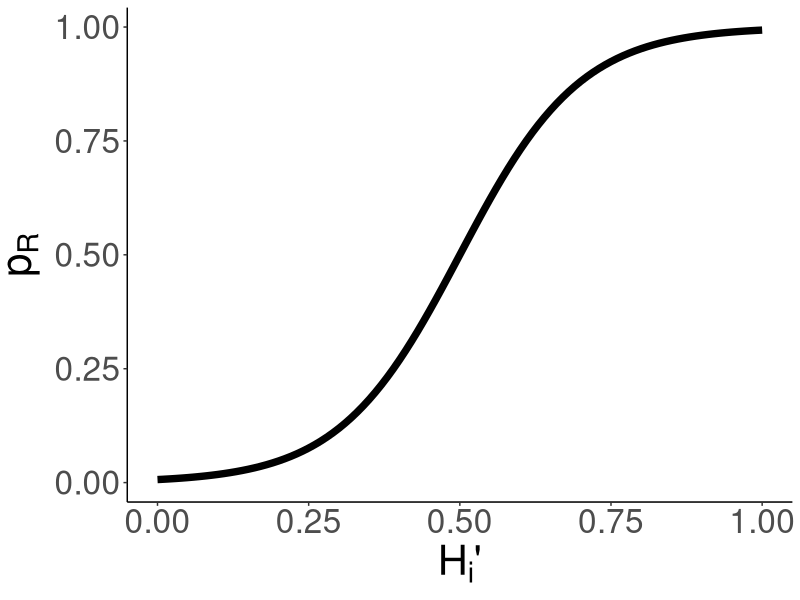
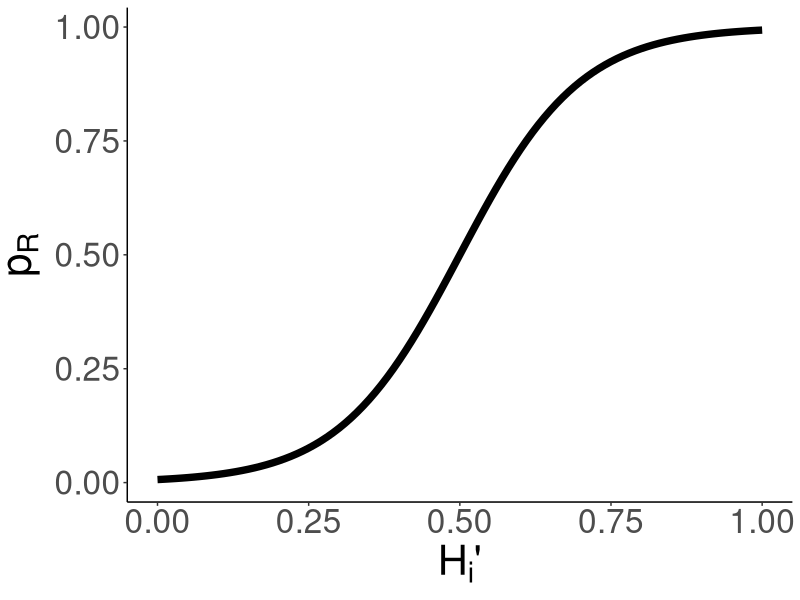

Recreate these plots in R, in order.
##############################################
## Create new formula for Poff
## Where Poff = 0 at H < 0 and 1 at H > 1
##############################################

library(tidyverse)

gpath = "/home/ben/Documents/TangledMT/Paper/Figures/"
setwd(gpath)

dat = data.frame(x = seq(0, 1, length.out = 101))

pOff = function(x, k = 10) {
    pOff = 1 / (1 + exp(-k * (x - 0.5)))
    return(pOff)
}

dat = dat %>% mutate(pOff = pOff(x))

pOffPlot = ggplot(dat, aes(x, pOff)) + 
    geom_line(linewidth = 2.5) +
    theme_classic() +
    labs(x = expression(paste(H[i], "'")), y = expression(paste(p[R],sep=""))) +
    theme(text = element_text(size = 30))

pOffPlot

ggsave(filename = "pOffPlot.png", plot = pOffPlot,  width = 18, height = 10)
